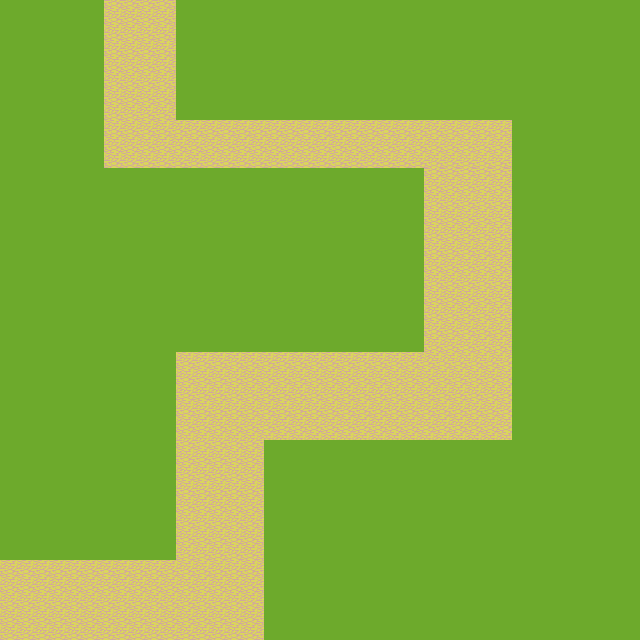

The image is a tile-based game level rendered from a .tmx file. Its description and source (layers, tilesets, objects; grid data summarised) follow:
An orthogonal 80x80 tile map with 8x8 px tiles, 2 tile layers (grass, road) and 1 object (player).

<map version="1.2" tiledversion="1.3.4" orientation="orthogonal" renderorder="left-down" width="80" height="80" tilewidth="8" tileheight="8" infinite="0" nextlayerid="4" nextobjectid="2">
 <tileset firstgid="1" source="newGameTiled.tsx" />
 <layer id="1" name="grass" width="80" height="80">
  <data>[6400 cells, 6400 non-empty, 4 distinct tile ids]</data>
 </layer>
 <layer id="2" name="road" width="80" height="80">
  <data>[6400 cells, 1651 non-empty, 4 distinct tile ids]</data>
 </layer>
 <objectgroup id="3" name="playerGround">
  <object id="1" name="player" x="8" y="592" width="10" height="16" />
 </objectgroup>
</map>
